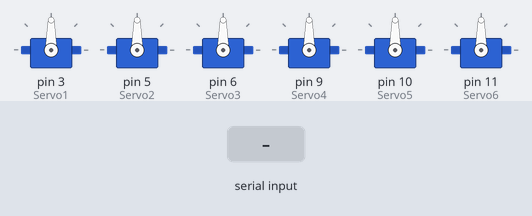
Simulated run of this sketch. Board: Arduino Uno, built with avr-gcc and run on an emulated ATmega328P. On the bench: 6 × servo. Inputs (shaded band) come from the test bench.

Above: at 1.2 s.
1.3 s: "90,45*" received over Serial
At 2.0 s:
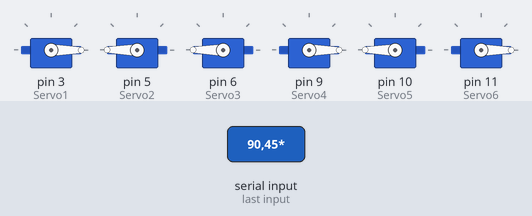
2.8 s: "30,150*" received over Serial
At 3.2 s:
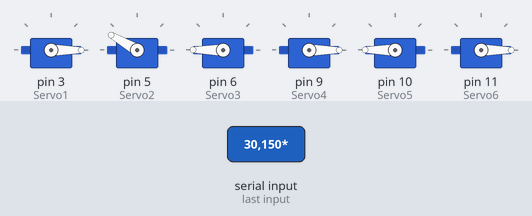
4.3 s: "5*" received over Serial
At 5.4 s:
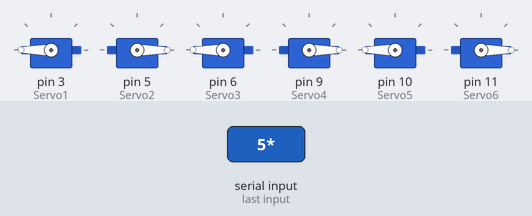
5.8 s: "90*" received over Serial
At 6.5 s:
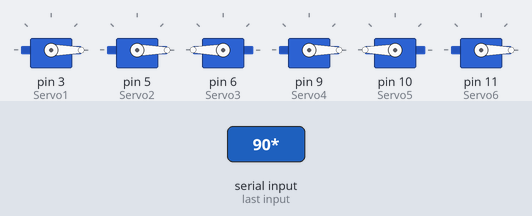
Timing chart, 0 to 8.3 s (numbered marks = the images above; inputs shaded):
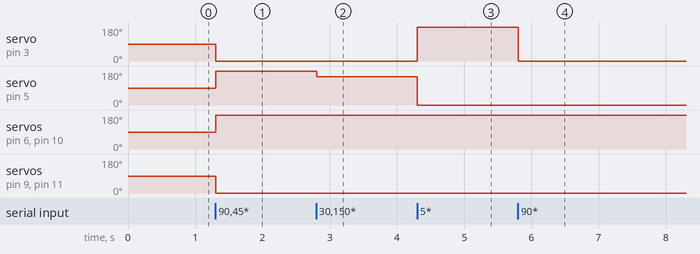

Measured:
- after the input at 1.3 s, servo on pin 3 (Servo1), servo on pin 9 (Servo4), servo on pin 11 (Servo6): 90° → 0° at once; servo on pin 5 (Servo2), servo on pin 6 (Servo3), servo on pin 10 (Servo5): 90° → 180° at once
- after the input at 2.8 s, servo on pin 5 (Servo2): 180° → 150° at once
- after the input at 4.3 s, servo on pin 3 (Servo1): 0° → 180° at once; servo on pin 5 (Servo2): 150° → 0° at once
- after the input at 5.8 s, servo on pin 3 (Servo1): 180° → 0° at once

The sketch:

6dof.ino
```cpp
#include <Servo.h>
#include <String.h>

Servo Servo1;    // create servo object to control a servo
Servo Servo2;
Servo Servo3;
Servo Servo4;
Servo Servo5;
Servo Servo6;

int x_angle = 10;
int y_angle = -10;
int i ;
String angle;
int a,b,c,d,e,f,u,v,w,x,y,z,k,l,m,p,q,r,an1,an2,an3,pr1,pr2,pr3;
unsigned long previousMillis = 0;
int interval = 100;

void setup() {
  // put your setup code here, to run once:
  Serial.begin(9600);
  Servo1.attach(3);      // attach the signal pin of servo to pin9 of arduino
  Servo2.attach(5);
  Servo3.attach(6);      // attach the signal pin of servo to pin9 of arduino
  Servo4.attach(9);
  Servo5.attach(10);
  Servo6.attach(11);


  Servo1.write(90);
  Servo2.write(90);
  Servo3.write(90);
  Servo4.write(90);
  Servo5.write(90);
  Servo6.write(90);
 // delay(100);
 //Serial.setTimeout(50);
}

void loop()
{
  //unsigned long currentMillis = millis();
     i=0;
  if((Serial.available()>0)) //&& ((currentMillis-previousMillis)<interval))
  {
      //Serial.println("Receiving Data at Arduino");
      angle = Serial.readStringUntil('*');
      //Serial.println(angle);
      //l = strlen(angle);

      //for(i=0; angle[i] !='\0';i=i+6)
      //{

        //Serial.println(angle);
        //Serial.println(angle[0]);
        //Serial.println(angle[1]);

        u = angle[i]-'0';
        v = angle[i+1]-'0';
        w = angle[i+2]-'0';
        x = angle[i+3]-'0';
        y = angle[i+4]-'0';
        z = angle[i+5]-'0';
        p = angle[i+6]-'0';
        q = angle[i+7]-'0';
        r = angle[i+8]-'0';
        k = angle[i+9]-'0';
        l = angle[i+10]-'0';
        m = angle[i+11]-'0';
        an1 = angle[i+12]-'0';
        an2 = angle[i+13]-'0';
        an3 = angle[i+14]-'0';
        pr1 = angle[i+15]-'0';
        pr2 = angle[i+16]-'0';
        pr3 = angle[i+17]-'0';

        a = (u*100)+ (v*10) + w;
        b = (x*100)+ (y*10) + z;
        c = (p*100)+ (q*10) + r;
        d = (k*100)+ (l*10) + m;
        e = (an1*100)+ (an2*10) + an3;
        f = (pr1*100)+ (pr2*10) + pr3;

        //Serial.println(a);

        /*Servo1.slowmove(a,255);
        Servo3.slowmove(180-a,255);
        Servo2.slowmove(b,255);
        Servo4.slowmove(180-b,255);*/

        Servo1.write(180-a);
        Servo2.write(b);
        Servo3.write(180-c);
        Servo4.write(d);
        Servo5.write(180-e);
        Servo6.write(f);

      //}
      //angle = Serial.readString();


  /*if(i%2 == 0)
  {
    x_angle = -10;
    y_angle = 10;

  }
  else
  {
    x_angle = 10;
    y_angle = -10;
  }
  if(i<16)
  {
  Servo_yDir();
  Servo_xDir();
  delay(2000);
  i++ ;
  }*/
}
}
```
